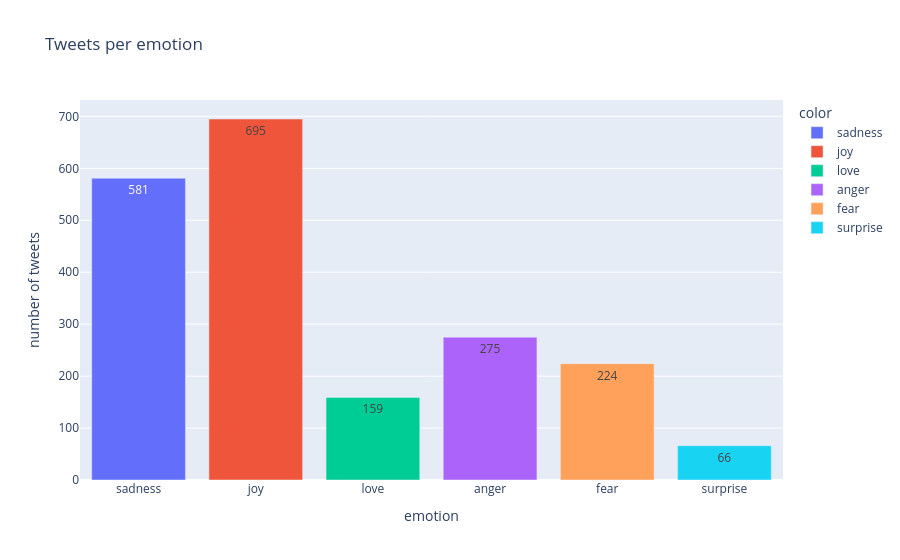

The cell this chart's notebook holds for it:
### Markdown cell above
### Q1 *(5 marks)* — Explore & build the demo set
Write code that:
1. Draws a **bar chart** of the number of tweets per emotion (Plotly). Is the dataset balanced?
2. Prints the **average number of words** per emotion.
3. Creates **`demo_df`**: exactly **20 tweets per emotion** with **8–30 words**, sampled with `random_state=SEED`, then **shuffled** (`random_state=SEED`) and with the **index reset**. → 120 rows.

<details><summary>🔑 <b>Hint</b> (click to open)</summary>

Filter with <code>df.n_words.between(8, 30)</code>, sample each class with a list comprehension, join with <code>pd.concat</code>, then <code>.sample(frac=1, random_state=SEED).reset_index(drop=True)</code>.
</details>

### Code cell
# ✏️ Q1 — YOUR CODE HERE
# 1) bar chart of tweets per emotion
counts = df.emotion.value_counts().reindex(EMOTIONS)
px.bar(x=counts.index, y=counts.values, color=counts.index, text=counts.values,
       labels={"x": "emotion", "y": "number of tweets"}, title="Tweets per emotion").show()
print(counts.to_string(), "\n")

# 2) average number of words per emotion
print("Average words per emotion:")
print(df.groupby("emotion").n_words.mean().reindex(EMOTIONS).round(2).to_string())

# 3) demo set: 20 tweets per emotion, 8-30 words, shuffled, index reset
pool = df[df.n_words.between(8, 30)]
demo_df = (pd.concat([pool[pool.label == i].sample(20, random_state=SEED) for i in range(6)])
             .sample(frac=1, random_state=SEED).reset_index(drop=True))
print("\ndemo_df:", demo_df.shape)
demo_df.head()

### Figure 1 — Plotly figure (JSON) as saved in the notebook; plotly's stock layout.template omitted (floating-point values rounded to 4 significant figures)
{"data": [{"hovertemplate": "color=sadness<br>emotion=%{x}<br>number of tweets=%{y}<br>text=%{text}<extra></extra>", "legendgroup": "sadness", "marker": {"color": "#636efa", "pattern": {"shape": ""}}, "name": "sadness", "orientation": "v", "showlegend": true, "text": [581.0], "textposition": "auto", "type": "bar", "x": ["sadness"], "xaxis": "x", "y": [581], "yaxis": "y"}, {"hovertemplate": "color=joy<br>emotion=%{x}<br>number of tweets=%{y}<br>text=%{text}<extra></extra>", "legendgroup": "joy", "marker": {"color": "#EF553B", "pattern": {"shape": ""}}, "name": "joy", "orientation": "v", "showlegend": true, "text": [695.0], "textposition": "auto", "type": "bar", "x": ["joy"], "xaxis": "x", "y": [695], "yaxis": "y"}, {"hovertemplate": "color=love<br>emotion=%{x}<br>number of tweets=%{y}<br>text=%{text}<extra></extra>", "legendgroup": "love", "marker": {"color": "#00cc96", "pattern": {"shape": ""}}, "name": "love", "orientation": "v", "showlegend": true, "text": [159.0], "textposition": "auto", "type": "bar", "x": ["love"], "xaxis": "x", "y": [159], "yaxis": "y"}, {"hovertemplate": "color=anger<br>emotion=%{x}<br>number of tweets=%{y}<br>text=%{text}<extra></extra>", "legendgroup": "anger", "marker": {"color": "#ab63fa", "pattern": {"shape": ""}}, "name": "anger", "orientation": "v", "showlegend": true, "text": [275.0], "textposition": "auto", "type": "bar", "x": ["anger"], "xaxis": "x", "y": [275], "yaxis": "y"}, {"hovertemplate": "color=fear<br>emotion=%{x}<br>number of tweets=%{y}<br>text=%{text}<extra></extra>", "legendgroup": "fear", "marker": {"color": "#FFA15A", "pattern": {"shape": ""}}, "name": "fear", "orientation": "v", "showlegend": true, "text": [224.0], "textposition": "auto", "type": "bar", "x": ["fear"], "xaxis": "x", "y": [224], "yaxis": "y"}, {"hovertemplate": "color=surprise<br>emotion=%{x}<br>number of tweets=%{y}<br>text=%{text}<extra></extra>", "legendgroup": "surprise", "marker": {"color": "#19d3f3", "pattern": {"shape": ""}}, "name": "surprise", "orientation": "v", "showlegend": true, "text": [66.0], "textposition": "auto", "type": "bar", "x": ["surprise"], "xaxis": "x", "y": [66], "yaxis": "y"}], "layout": {"barmode": "relative", "legend": {"title": {"text": "color"}, "tracegroupgap": 0}, "title": {"text": "Tweets per emotion"}, "xaxis": {"anchor": "y", "domain": [0, 1], "title": {"text": "emotion"}}, "yaxis": {"anchor": "x", "domain": [0, 1], "title": {"text": "number of tweets"}}}}
